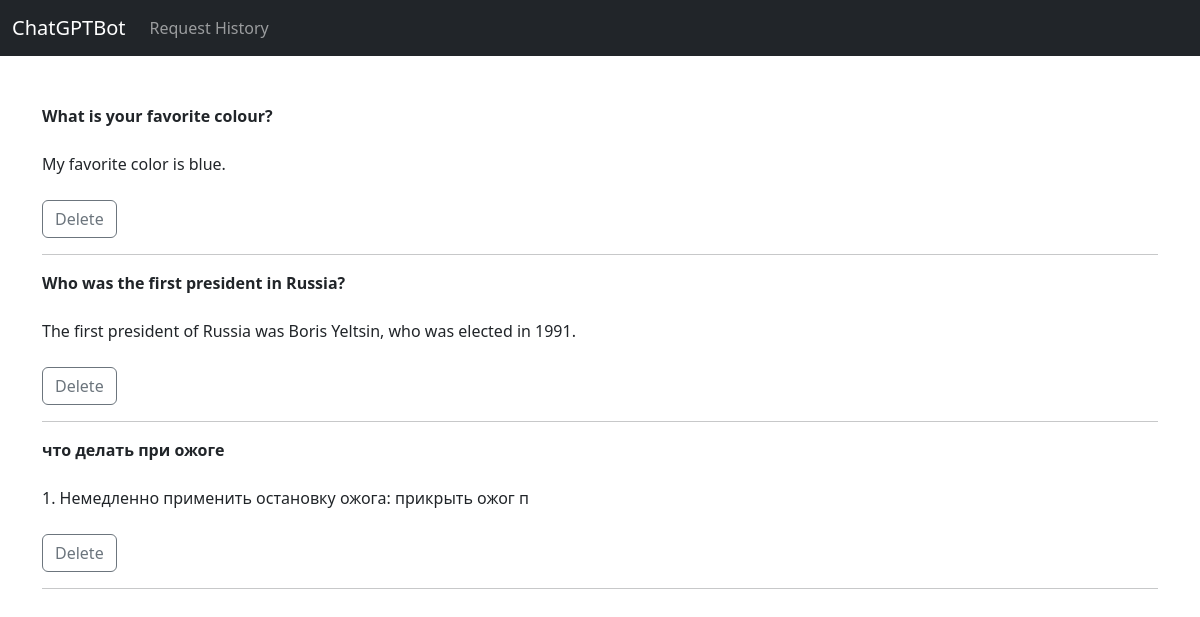
The page /past on the database its author committed.
### chatbot/models.py (models this page shows, shortened)
class Past(models.Model):
    question = models.CharField(max_length=500)
    answer = models.TextField(max_length=1000)

### chatbot/views.py (the view)
# urls.py: path('past', views.past, name='past'),
def past(request):
    past = Past.objects.all()
    return render(request, 'past.html', {"past":past})

### chatbot/templates/past.html
{% extends "base.html" %}
{% block content %}
    {% if past %}
        {% for thing in past %}
            <strong>{{ thing.question }}</strong><br/><br/>
            {{ thing.answer }}<br/><br/>
            <a href="{% url 'delete_past' thing.id %}" class="btn btn-outline-secondary">Delete</a> <br/><hr/>
        {% endfor %}
    {% endif %}
{% endblock %}

### chatbot/templates/base.html (shortened to what this page needs)
<!DOCTYPE html>
<html lang="en">
<head>
  <link href="https://cdn.jsdelivr.net/npm/bootstrap@5.2.3/dist/css/bootstrap.min.css" rel="stylesheet">
</head>
<body>
  {% include 'navbar.html' %}
  <br/>
  <div class="container">
    <br/>
    {% block content %}
    {% endblock %}
  </div>
</body>
</html>

### chatbot/templates/navbar.html (shortened to what this page needs)
<nav class="navbar navbar-expand-lg navbar-dark bg-dark">
    <div class="container-fluid">
      <a class="navbar-brand" href="{% url 'home' %}">ChatGPTBot</a>
      <div class="collapse navbar-collapse" id="navbarSupportedContent">
        <ul class="navbar-nav me-auto mb-2 mb-lg-0">
          <li class="nav-item">
            <a class="nav-link" href="{% url 'past' %}">Request History</a>
          </li>
        </ul>
      </div>
    </div>
  </nav>

### rows shown on the page
Past: question "What is your favorite colour?", answer "My favorite color is blue."
Past: question "Who was the first president in Russia?", answer "The first president of Russia was Boris Yeltsin, who was elected in 1991."
Past: question "что делать при ожоге", answer "1. Немедленно применить остановку ожога: прикрыть ожог п"
